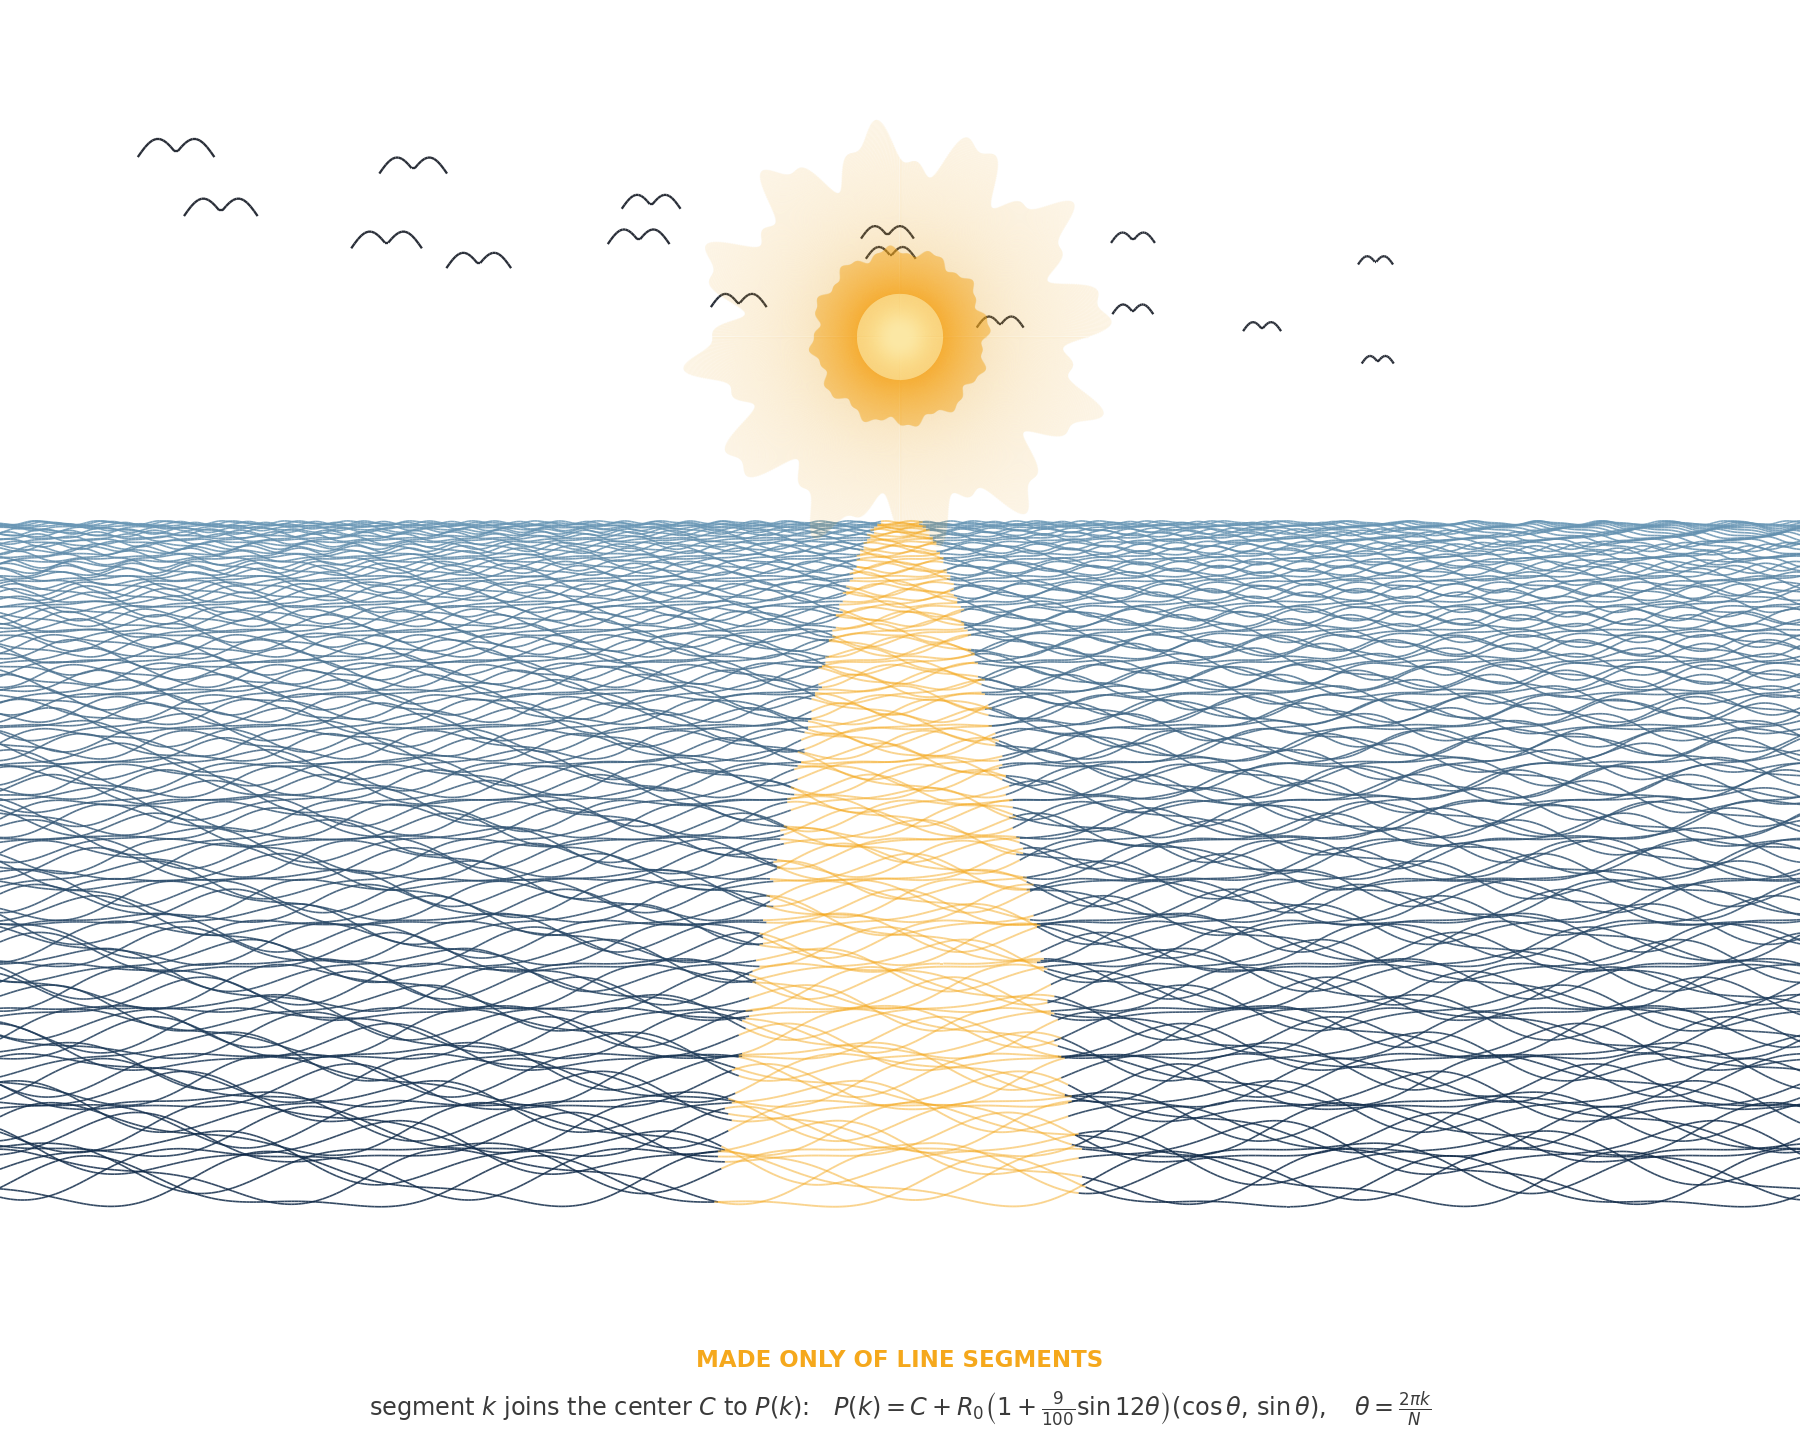

This figure's Python source:
#!/usr/bin/env python3
"""
landscape.py — a nature scene made only of line segments, in the style of
Hamid Naderi Yeganeh.

Nothing is drawn freehand: the whole picture is families of straight line
segments whose endpoints are explicit trigonometric functions of an index
k. Where the segments crowd, the plane darkens; where they fan out, it
glows. Three families make a sunrise over the sea:

  * the sun    — radial segments to a wavy corona
  * the sea    — stacked wave segments, gold where the sun reflects
  * the birds  — small twin-arc segment fans

The k-th segment of a family joins A(k) to B(k); see the caption.
"""

import os

import numpy as np
import matplotlib
matplotlib.use("Agg")
import matplotlib.pyplot as plt
from matplotlib.collections import LineCollection

OUT = os.path.join(os.path.dirname(os.path.abspath(__file__)), "landscape.png")

GOLD = np.array([0.96, 0.66, 0.11])
DEEP = np.array([0.06, 0.16, 0.28])
SHAL = np.array([0.42, 0.60, 0.72])


def sun_rays(center, R, n=1200, spike=0.09):
    """Segment k joins the center C to a point on a spiked circle; the many
    segments crowd near C into a bright disc that softens toward the rim."""
    k = np.arange(1, n + 1)
    t = 2 * np.pi * k / n
    outer = R * (1 + spike * np.sin(12 * t) + 0.4 * spike * np.sin(31 * t))
    bx = center[0] + outer * np.cos(t)
    by = center[1] + outer * np.sin(t)
    a = np.stack([np.full(n, center[0]), np.full(n, center[1])], 1)
    b = np.stack([bx, by], 1)
    return np.stack([a, b], 1)


def sea(ax, horizon, sun_x, x0=-2.3, x1=2.3, rows=150, samples=520):
    x = np.linspace(x0, x1, samples)
    blue_segs, gold_segs = [], []
    blue_cols = []
    for i in range(rows):
        u = i / (rows - 1)                               # 0 horizon .. 1 near
        y0 = horizon - (0.015 + 1.7 * u ** 1.45)
        amp = 0.004 + 0.055 * u
        wl = 0.16 + 1.0 * u
        ph = 2.7 * i
        y = (y0 + amp * np.sin(2 * np.pi * x / wl + ph)
             + 0.4 * amp * np.sin(2 * np.pi * x / (wl * 0.5) + 1.7 * ph))
        pts = np.stack([x, y], 1)
        seg = np.stack([pts[:-1], pts[1:]], 1)
        mid = 0.5 * (x[:-1] + x[1:])
        # sun's reflected path: a widening column under the sun -> gold
        halfw = 0.05 + 0.42 * u
        gold_mask = np.abs(mid - sun_x) < halfw
        gold_segs.append(seg[gold_mask])
        blue_segs.append(seg[~gold_mask])
        col = DEEP * u + SHAL * (1 - u)
        blue_cols.append(np.tile(col, ((~gold_mask).sum(), 1)))

    blue = np.concatenate(blue_segs)
    ax.add_collection(LineCollection(blue, colors=np.concatenate(blue_cols),
                                     linewidths=0.8, alpha=0.85))
    gold = np.concatenate(gold_segs)
    ax.add_collection(LineCollection(gold, colors=GOLD, linewidths=0.9, alpha=0.5))


def birds(ax, n=16):
    j = np.arange(n)
    r = np.random.default_rng(3)
    bx = -1.85 + 3.4 * (j / n) + 0.12 * np.sin(4.1 * j)
    by = 0.98 - 0.34 * (j / n) + 0.13 * np.sin(2.3 * j + 1)
    s = 0.045 * (0.55 + 0.9 * (1 - j / n))               # nearer birds bigger
    segs = []
    t = np.linspace(-1, 1, 22)
    for i in j:
        wx = bx[i] + s[i] * 1.5 * t
        wy = by[i] + s[i] * 0.6 * np.abs(np.sin(np.pi * t)) - s[i] * 0.15 * t ** 2
        pts = np.stack([wx, wy], 1)
        segs.append(np.stack([pts[:-1], pts[1:]], 1))
    ax.add_collection(LineCollection(np.concatenate(segs),
                                     colors=(0.16, 0.18, 0.22), linewidths=1.1))


def main():
    fig = plt.figure(figsize=(12, 9.6), dpi=150, facecolor="white")
    ax = fig.add_axes([0.0, 0.11, 1.0, 0.88])
    ax.set_xlim(-2.3, 2.3)
    ax.set_ylim(-1.7, 1.35)
    ax.set_aspect("equal")
    ax.axis("off")

    horizon = 0.16
    sun_c = (0.0, 0.62)

    # sun: three families of radial segments -> corona, disc, hot core
    ax.add_collection(LineCollection(sun_rays(sun_c, 0.48, 1500, spike=0.12),
                      colors=GOLD, linewidths=0.6, alpha=0.08, zorder=3))
    ax.add_collection(LineCollection(sun_rays(sun_c, 0.22, 1500, spike=0.05),
                      colors=GOLD, linewidths=0.7, alpha=0.16, zorder=4))
    ax.add_collection(LineCollection(sun_rays(sun_c, 0.11, 800, spike=0.0),
                      colors=(1.0, 0.92, 0.66), linewidths=0.7, alpha=0.22, zorder=5))
    sea(ax, horizon, sun_c[0])
    birds(ax)

    cap = (r"segment $k$ joins the center $C$ to $P(k)$:$\quad$"
           r"$P(k)=C+R_0\left(1+\frac{9}{100}\sin 12\theta\right)"
           r"(\cos\theta,\,\sin\theta),\quad \theta=\frac{2\pi k}{N}$")
    fig.text(0.5, 0.055, "MADE ONLY OF LINE SEGMENTS",
             ha="center", va="center", color=GOLD, fontsize=11,
             fontfamily="sans-serif", fontweight="bold")
    fig.text(0.5, 0.022, cap, ha="center", va="center", color="#3a3a3a",
             fontsize=11.5)

    fig.savefig(OUT, facecolor="white")
    print("saved", OUT)


if __name__ == "__main__":
    main()
